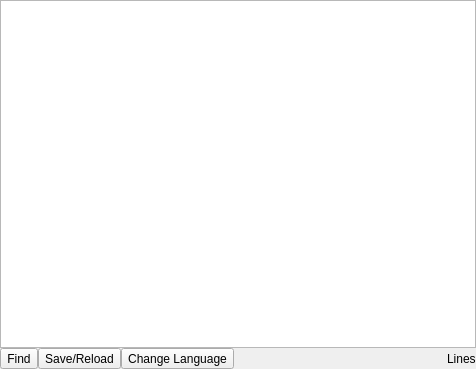
<?xml version="1.0" encoding="UTF-8"?>
<ui version="4.0">
 <class>CodeEditor</class>
 <widget class="QDialog" name="CodeEditor">
  <property name="geometry">
   <rect>
    <x>0</x>
    <y>0</y>
    <width>476</width>
    <height>369</height>
   </rect>
  </property>
  <property name="windowTitle">
   <string>Edit File</string>
  </property>
  <layout class="QVBoxLayout" name="verticalLayout">
   <property name="spacing">
    <number>0</number>
   </property>
   <property name="leftMargin">
    <number>0</number>
   </property>
   <property name="topMargin">
    <number>0</number>
   </property>
   <property name="rightMargin">
    <number>0</number>
   </property>
   <property name="bottomMargin">
    <number>0</number>
   </property>
   <item>
    <widget class="FileEdit" name="textEdit"/>
   </item>
   <item>
    <layout class="QHBoxLayout" name="horizontalLayout">
     <property name="spacing">
      <number>0</number>
     </property>
     <item>
      <widget class="QToolButton" name="findButton">
       <property name="text">
        <string>Find</string>
       </property>
      </widget>
     </item>
     <item>
      <widget class="QToolButton" name="saveButton">
       <property name="text">
        <string>Save/Reload</string>
       </property>
      </widget>
     </item>
     <item>
      <widget class="QToolButton" name="langButton">
       <property name="text">
        <string>Change Language</string>
       </property>
       <property name="popupMode">
        <enum>QToolButton::InstantPopup</enum>
       </property>
      </widget>
     </item>
     <item>
      <spacer name="horizontalSpacer">
       <property name="orientation">
        <enum>Qt::Horizontal</enum>
       </property>
       <property name="sizeHint" stdset="0">
        <size>
         <width>40</width>
         <height>20</height>
        </size>
       </property>
      </spacer>
     </item>
     <item>
      <widget class="QLabel" name="statLabel">
       <property name="text">
        <string>Lines</string>
       </property>
      </widget>
     </item>
    </layout>
   </item>
  </layout>
 </widget>
 <customwidgets>
  <customwidget>
   <class>FileEdit</class>
   <extends>QPlainTextEdit</extends>
   <header location="global">cchelper.fileeditor.fileedit</header>
  </customwidget>
 </customwidgets>
 <resources/>
 <connections/>
</ui>
